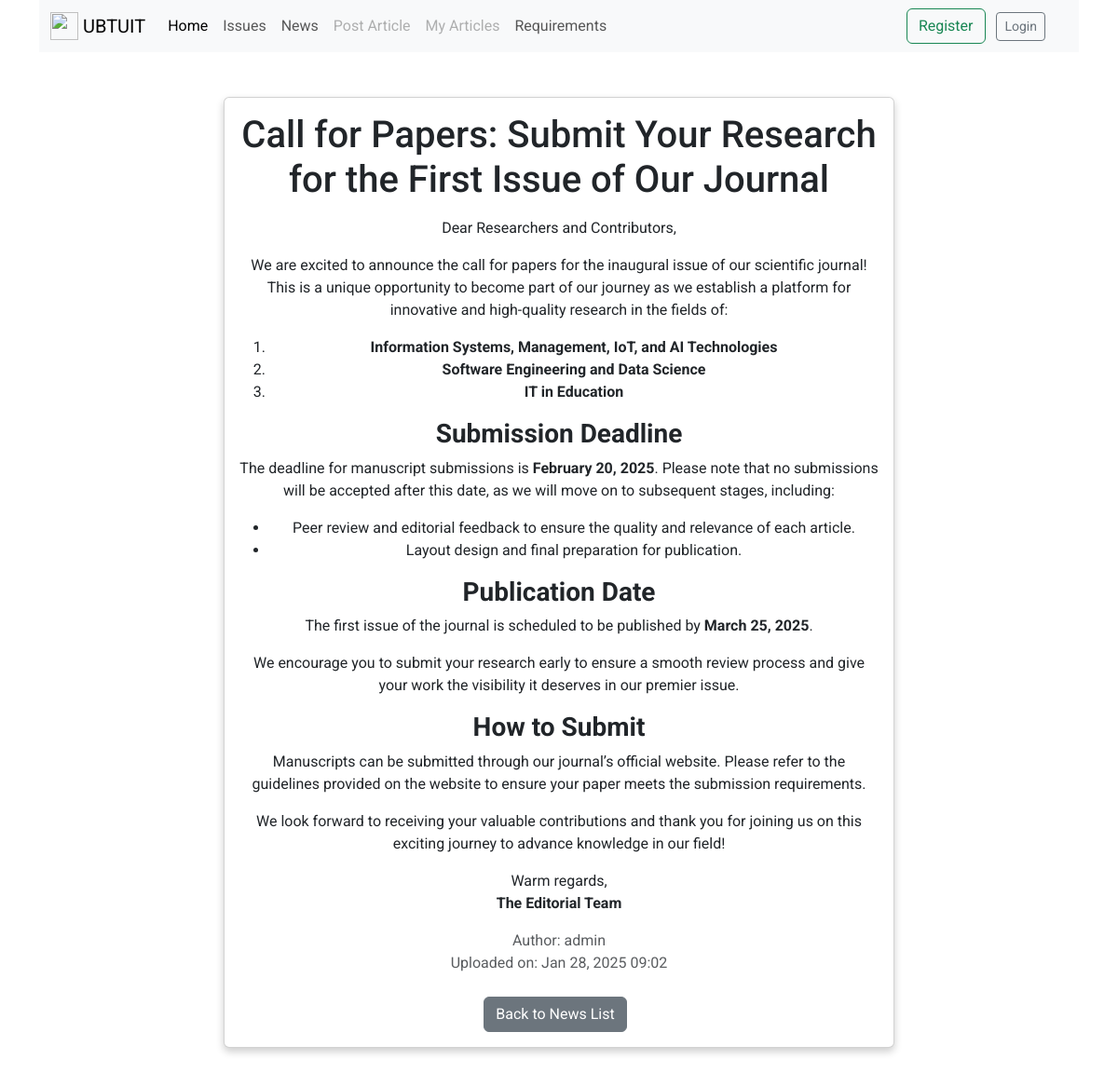
/news/detail/2/, run on the app's committed database.
### news/models.py (models this page shows, shortened)
class New(models.Model):
    title = models.CharField(max_length=255)
    subtitle = models.CharField(max_length=500, blank=True, null=True)
    description = models.TextField()
    creator = models.ForeignKey(User, on_delete=models.CASCADE, related_name='news_created')
    created_at = models.DateTimeField(auto_now_add=True)
    updated_at = models.DateTimeField(auto_now=True)

### accounts/models.py (models this page shows, shortened)
class User(AbstractUser):
    firstname = models.CharField(max_length=100)
    lastname = models.CharField(max_length=100)
    email = models.EmailField()
    institution = models.CharField(max_length=250)
    city = models.CharField(max_length=250)
    country = models.CharField(max_length=250)
    academic_degree = models.CharField(max_length=255)

### news/views.py (the view)
# urls.py: path('detail/<int:pk>/', views.news_detail, name='news_detail'),
def news_detail(request, pk):
    news_item = get_object_or_404(New, pk=pk)
    return render(request, 'news/news_detail.html', {'news_item': news_item})

### templates/news/news_detail.html (shortened to what this page needs)
{% extends 'user/master.html' %}
{% load static %}
{% block content %}
<div class="container">
    <div class="row justify-content-center">
        <div class="col-md-8">
            <div class="card my-5">
                <div class="card-body text-center">
                    <h1 class="card-title">{{ news_item.title }}</h1>
                    <p class="card-text text-start">{{ news_item.description|safe }}</p>
                    <p class="text-muted">
                        Author: {{ news_item.creator.get_full_name|default:news_item.creator.username }}<br>
                        Uploaded on: {{ news_item.created_at|date:"M d, Y H:i" }}
                    </p>
                    <div class="mt-4">
                        <a href="{% url 'news_list' %}" class="btn btn-secondary me-2">Back to News List</a>
                    </div>
                </div>
            </div>
        </div>
    </div>
</div>
{% endblock content %}

### templates/news/news_detail.html (style rules this page uses)
.card { box-shadow: 0 4px 8px rgba(0, 0, 0, 0.2); }

### templates/user/master.html (style rules this page uses)
* { font-family: "Roboto", sans-serif; }

### data on the page
New: title "Call for Papers: Submit Your Research for the First Issue of Our Journal", description "Dear Researchers and Contributors, We are excited to announce the call for papers for the inaugural issue of our scientific journal! This is a unique opportunity to become part of our journey as we establish a platform for innovative and high-quality research in the fields of: Information Systems, Management, IoT, and AI Technologies Software Engineering and Data Science IT in Education Submission Deadline The deadline for manuscript submissions is February 20, 2025 . Please note that no submissions will be accepted after this date, as we will move on to subsequent stages, including: Peer review and editorial feedback to ensure the quality and relevance of each article. Layout design and…", creator.get_full_name "admin", created_at "Jan 28, 2025 09:02"
